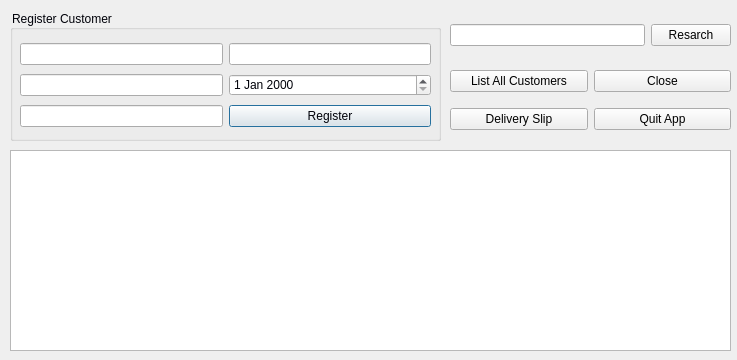
<?xml version="1.0" encoding="UTF-8"?>
<ui version="4.0">
 <class>DialogCustomer</class>
 <widget class="QDialog" name="DialogCustomer">
  <property name="geometry">
   <rect>
    <x>0</x>
    <y>0</y>
    <width>737</width>
    <height>360</height>
   </rect>
  </property>
  <property name="windowTitle">
   <string>Customers Interface</string>
  </property>
  <widget class="QGroupBox" name="groupBox">
   <property name="geometry">
    <rect>
     <x>10</x>
     <y>10</y>
     <width>431</width>
     <height>131</height>
    </rect>
   </property>
   <property name="styleSheet">
    <string notr="true">font: 57 12pt &quot;Engravers MT&quot;;
color: rgb(0, 1, 9);</string>
   </property>
   <property name="title">
    <string>Register Customer</string>
   </property>
   <widget class="QWidget" name="gridLayoutWidget">
    <property name="geometry">
     <rect>
      <x>10</x>
      <y>30</y>
      <width>411</width>
      <height>90</height>
     </rect>
    </property>
    <layout class="QGridLayout" name="gridLayout">
     <item row="1" column="0">
      <widget class="QLineEdit" name="surname">
       <property name="styleSheet">
        <string notr="true">font: 75 12pt &quot;Courier New&quot;;</string>
       </property>
      </widget>
     </item>
     <item row="2" column="0">
      <widget class="QLineEdit" name="email">
       <property name="styleSheet">
        <string notr="true">font: 75 12pt &quot;Courier New&quot;;</string>
       </property>
      </widget>
     </item>
     <item row="0" column="0">
      <widget class="QLineEdit" name="firstname">
       <property name="styleSheet">
        <string notr="true">font: 75 12pt &quot;Courier New&quot;;</string>
       </property>
      </widget>
     </item>
     <item row="0" column="1">
      <widget class="QLineEdit" name="tel">
       <property name="styleSheet">
        <string notr="true">font: 75 12pt &quot;Courier New&quot;;</string>
       </property>
      </widget>
     </item>
     <item row="1" column="1">
      <widget class="QDateEdit" name="date">
       <property name="styleSheet">
        <string notr="true">font: 75 12pt &quot;Courier New&quot;;</string>
       </property>
      </widget>
     </item>
     <item row="2" column="1">
      <widget class="QPushButton" name="register_2">
       <property name="toolTip">
        <string>&lt;html&gt;&lt;head/&gt;&lt;body&gt;&lt;p align=&quot;justify&quot;&gt;Register new customer&lt;/p&gt;&lt;/body&gt;&lt;/html&gt;</string>
       </property>
       <property name="styleSheet">
        <string notr="true">font: 75 12pt &quot;Bell MT&quot;;</string>
       </property>
       <property name="text">
        <string>Register</string>
       </property>
      </widget>
     </item>
    </layout>
   </widget>
  </widget>
  <widget class="QTableWidget" name="results">
   <property name="geometry">
    <rect>
     <x>10</x>
     <y>150</y>
     <width>721</width>
     <height>201</height>
    </rect>
   </property>
   <property name="styleSheet">
    <string notr="true">font: 12pt &quot;Miriam Fixed&quot;;</string>
   </property>
  </widget>
  <widget class="QWidget" name="horizontalLayoutWidget">
   <property name="geometry">
    <rect>
     <x>450</x>
     <y>20</y>
     <width>281</width>
     <height>31</height>
    </rect>
   </property>
   <layout class="QHBoxLayout" name="horizontalLayout">
    <item>
     <widget class="QLineEdit" name="searchEdit">
      <property name="styleSheet">
       <string notr="true">font: 75 12pt &quot;Courier New&quot;;</string>
      </property>
     </widget>
    </item>
    <item>
     <widget class="QPushButton" name="research">
      <property name="styleSheet">
       <string notr="true">font: 75 12pt &quot;Bell MT&quot;;</string>
      </property>
      <property name="text">
       <string>Resarch</string>
      </property>
     </widget>
    </item>
   </layout>
  </widget>
  <widget class="QWidget" name="gridLayoutWidget_2">
   <property name="geometry">
    <rect>
     <x>450</x>
     <y>60</y>
     <width>281</width>
     <height>80</height>
    </rect>
   </property>
   <layout class="QGridLayout" name="gridLayout_2">
    <item row="1" column="1">
     <widget class="QPushButton" name="quit">
      <property name="styleSheet">
       <string notr="true">font: 75 12pt &quot;Bell MT&quot;;</string>
      </property>
      <property name="text">
       <string>Quit App</string>
      </property>
     </widget>
    </item>
    <item row="0" column="1">
     <widget class="QPushButton" name="close">
      <property name="styleSheet">
       <string notr="true">font: 75 12pt &quot;Bell MT&quot;;</string>
      </property>
      <property name="text">
       <string>Close</string>
      </property>
     </widget>
    </item>
    <item row="1" column="0">
     <widget class="QPushButton" name="slip">
      <property name="styleSheet">
       <string notr="true">font: 75 12pt &quot;Bell MT&quot;;</string>
      </property>
      <property name="text">
       <string>Delivery Slip</string>
      </property>
     </widget>
    </item>
    <item row="0" column="0">
     <widget class="QPushButton" name="allCustomers">
      <property name="styleSheet">
       <string notr="true">font: 75 12pt &quot;Bell MT&quot;;</string>
      </property>
      <property name="text">
       <string>List All Customers</string>
      </property>
     </widget>
    </item>
   </layout>
  </widget>
 </widget>
 <resources/>
 <connections>
  <connection>
   <sender>close</sender>
   <signal>clicked()</signal>
   <receiver>DialogCustomer</receiver>
   <slot>close()</slot>
   <hints>
    <hint type="sourcelabel">
     <x>641</x>
     <y>79</y>
    </hint>
    <hint type="destinationlabel">
     <x>141</x>
     <y>267</y>
    </hint>
   </hints>
  </connection>
 </connections>
</ui>
